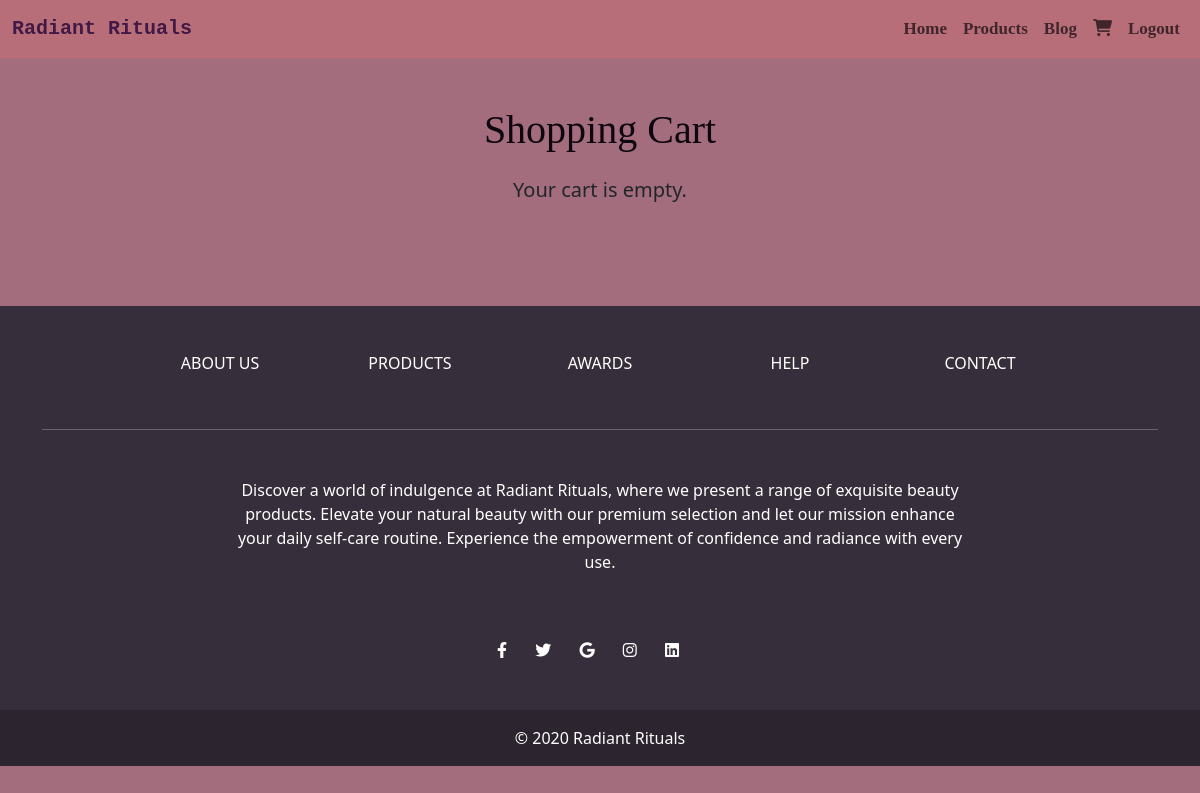
/products/cart/ (signed in), run on an earlier commit of the app's database.
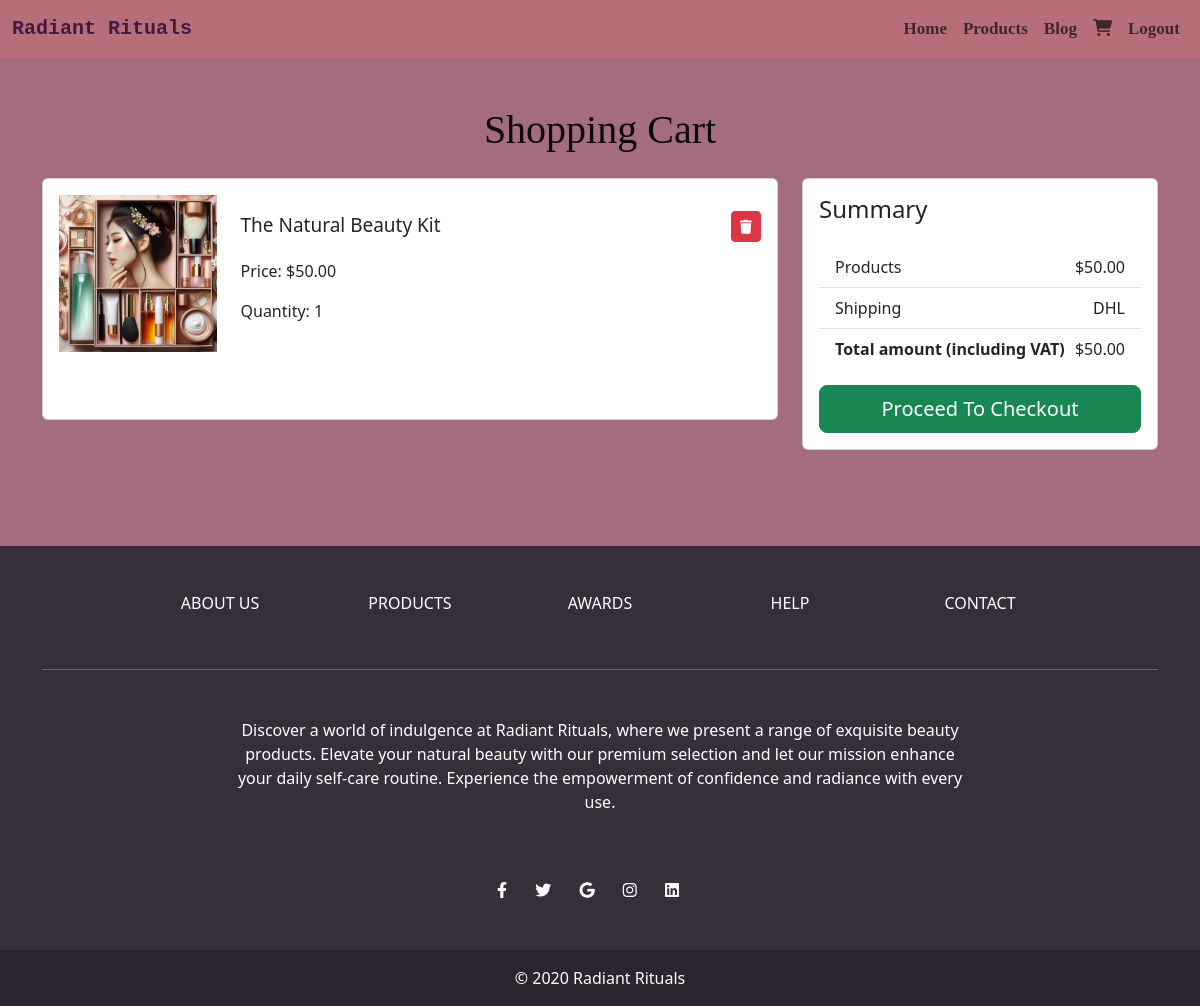
And on a later commit of the database.
### products/models.py (models this page shows)
class Product(models.Model):
    GENDER_CHOICES = (
        ('Male', 'Male'),
        ('Female', 'Female'),
        ('Unisex', 'Unisex'),
    )
    CATEGORY_CHOICES = (
        ('Haircare', 'Haircare'),
        ('Skincare', 'Skincare'),
        ('Bodycare', 'Bodycare'),
        ('Fragrance', 'Fragrance'),
        ('Beauty Boxes', 'Beauty Boxes'),
        ('Other', "Other"),
    )
    user = models.ForeignKey(User, on_delete=models.CASCADE, default=1)
    name = models.CharField(max_length=255)
    description = models.TextField()
    price = models.DecimalField(max_digits=10, decimal_places=2)
    image = models.ImageField(upload_to='product_images/')
    created_at = models.DateTimeField(auto_now_add=True)
    category = models.CharField(max_length=20, choices=CATEGORY_CHOICES, default='Other')
    gender = models.CharField(max_length=10, choices=GENDER_CHOICES, default="Unisex")
    quantity = models.IntegerField(default=1)

### products/views.py (the view)
# urls.py: path('cart/', view_cart, name='view_cart'),
def view_cart(request):
    cart, created = Cart.objects.get_or_create(user=request.user)
    products = cart.products.all()
    total_price = sum(product.price * product.quantity for product in products)
    return render(request, 'products/cart.html', {'cart': cart, 'products': products, 'total_price': total_price})

### products/templates/products/cart.html
{% extends 'base.html' %}
{% block content %}
  <section class="py-5">
    <div class="container">
      <h1 class="mb-4" style="text-align: center; font-family: cursive; color: rgb(13, 6, 14);">Shopping Cart</h1>
      {% if products %}
        <div class="row">
          <div class="col-md-8">
            <div class="card mb-4">
              <div class="card-body">
                {% for product in products %}
                  <div class="row mb-5">
                    <div class="col-md-3">
                      <img src="{{ product.image.url }}" alt="{{ product.name }}" class="img-fluid">
                    </div>
                    <div class="col-md-9">
                      <div class="d-flex justify-content-between align-items-start mt-3 mb-3">
                        <div>
                          <a class="nav-link" href="{% url 'product_detail' product_id=product.id %}" style="height: 3rem; font-size: 19px; font-weight: 500; transition: transform 0.3s ease-out;" onmouseover="this.style.transform='scale(1.075)'" onmouseout="this.style.transform='scale(1)'">{{ product.name }}</a>
                          <p>Price: ${{ product.price }}</p>
                          <p>Quantity: {{ product.quantity }}</p>
                        </div>
                        <div>
                          <a href="{% url 'remove_from_cart' product.id %}" class="btn btn-danger btn-sm"><i class="fas fa-trash"></i></a>
                        </div>
                      </div>
                    </div>
                  </div>
                {% endfor %}
              </div>
            </div>
          </div>
          <div class="col-md-4">
            <div class="card">
              <div class="card-body">
                <h4 class="mb-4">Summary</h4>
                <ul class="list-group list-group-flush">
                  <li class="list-group-item d-flex justify-content-between align-items-center">
                    Products
                    <span>${{ total_price }}</span>
                  </li>
                  <li class="list-group-item d-flex justify-content-between align-items-center">
                    Shipping
                    <span>DHL</span>
                  </li>
                  <li class="list-group-item d-flex justify-content-between align-items-center">
                    <strong>Total amount (including VAT)</strong>
                    <span>${{ total_price }}</span>
                  </li>
                </ul>
                <a href="{% url 'shipping_details' %}" class="btn btn-success btn-lg btn-block mt-3 mx-auto d-block">Proceed To Checkout</a>
              </div>
            </div>
          </div>
        </div>
      {% else %}
        <h5 style="text-align: center;">Your cart is empty.</h5>
      {% endif %}
    </div>
  </section>
{% endblock %}

What changed in the data, as far as the page shows it:
now on this page (row edited): Product: image (picture), name "The Natural Beauty Kit", price "50.00", quantity "1"
Also different on the page:
{{ total_price }}: (not shown) → "50.00"
text no longer shown: "Your cart is empty."
text now shown: "Summary Products $ Shipping DHL Total amount (including VAT) $ Proceed To Checkout"
